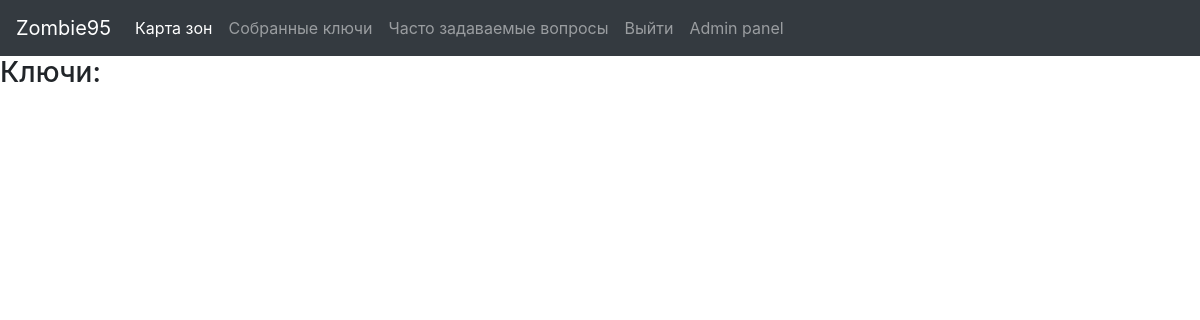
Page /game/keys (signed in) on the earlier database version.
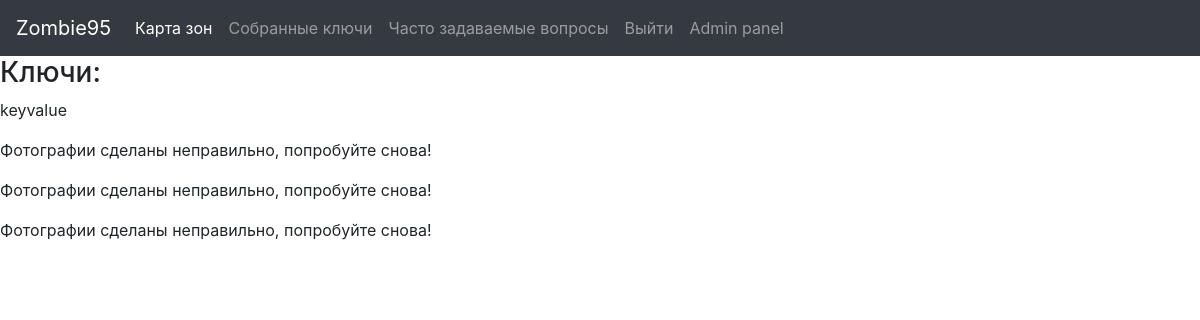
Same page on the later database version.
### game1/models.py (models this page shows)
class Key(models.Model):
	team = models.ForeignKey(Team, on_delete=models.CASCADE)
	value = models.CharField(max_length=200)

### game1/views.py (the view)
# urls.py: path('game/keys', views.keys, name='keys'),
@login_required
def keys(request):
	try:
		gamer = models.Gamer.objects.get(user=request.user)
	except:
		return redirect('home')
	team = gamer.team
	keys = models.Key.objects.all().filter(team=team)
	return render(request, 'game1/keys.html', {'keys':keys})

### game1/templates/game1/keys.html
{% extends 'game1/base.html' %}
{% load static %}
{% block content %}
<h3>Ключи:</h3>
{% for key in keys %}
<p>{{key.value}}</p>
{% endfor %}
{% endblock %}

Differences in the rows shown:
added Key: value "keyvalue"
added Key: value "Фотографии сделаны неправильно, попробуйте снова!"
added Key: value "Фотографии сделаны неправильно, попробуйте снова!"
added Key: value "Фотографии сделаны неправильно, попробуйте снова!"
